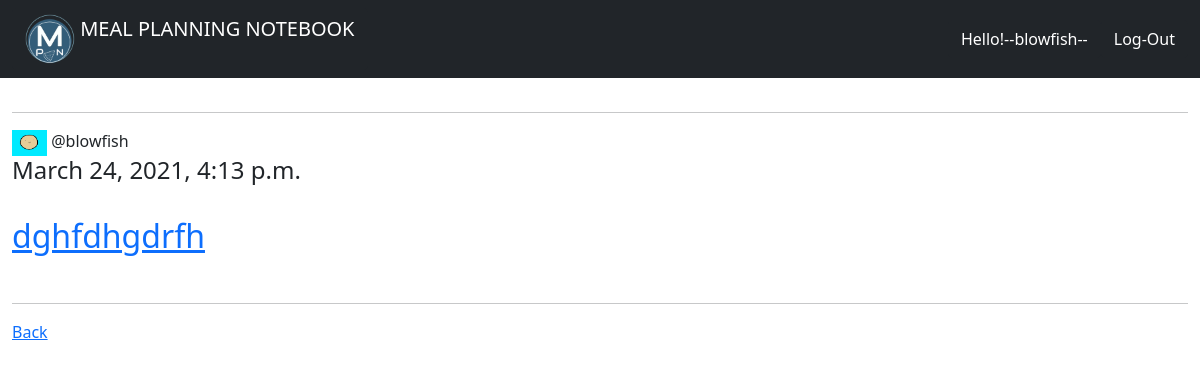
The app's page /reviewpost/mypost/ (signed in), older data.
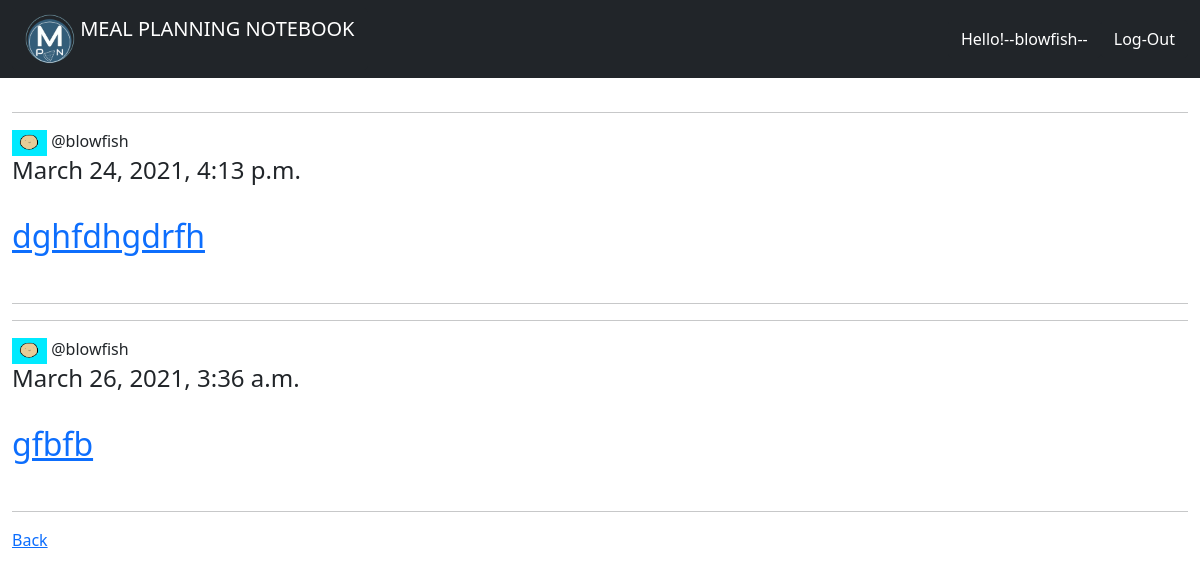
The same page, newer data.
### reviewpost/models.py (models this page shows, shortened)
class Reviewpost(models.Model):
    sno=models.AutoField(primary_key=True)
    content_name = models.CharField(max_length=150, null=True)
    content = models.TextField()
    photos = models.ImageField(default="p1.png",upload_to="images/%y",null=True, blank=True)
    date_created = models.DateTimeField(default=now)
    user = models.ForeignKey(User,on_delete=models.CASCADE)
    likes = models.ManyToManyField(User,related_name='postlikes')

### app1/models.py (models this page shows, shortened)
class Customer(models.Model):
	user = models.OneToOneField(User, related_name='profile', on_delete=models.CASCADE)
	name = models.CharField(max_length=200, null=True)
	phone = models.CharField(max_length=200, null=True)
	email = models.CharField(max_length=200, null=True)
	profile_pic = models.ImageField(default="unnamed.png", null=True, blank=True)
	date_created = models.DateTimeField(auto_now_add=True, null=True)

### reviewpost/views.py (the view)
# urls.py: path('mypost/', views.mypost, name='mypost'),
@login_required
def mypost(request):
    form = Reviewpost.objects.filter(user=request.user)
    return render(request, 'reviewpost/mypost.html', {'form':form})

### reviewpost/templates/reviewpost/mypost.html
{% extends 'reviewpost/base.html' %}
{% block content %}
{% for i in form %}
<hr>
<img src="{{ user.profile.profile_pic.url }}" alt="user image" width="35"> @{{ i.user }}<br><h4>{{ i.date_created }}</h4>
<a href="{% url 'mypostd' i.sno %}"><br><h2>{{ i.content }}</h2></a> <br>
<hr>
{% endfor %}
<a href="/reviewpost">Back</a>
{% endblock %}

Row changes from the older to the newer data that the page shows:
added Reviewpost: profile.profile_pic (picture), user "blowfish", date_created "March 26, 2021, 3:36 a.m.", content "gfbfb"
